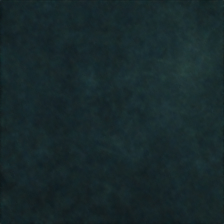
#> input picture results/images/AE/FNP-50/Bad/1694432053801.denoised.jpeg, 224 x 224 px, given in place of 1693908880620.jpeg, which was not available
$ python metrics.py   (older library calls are emulated)
#> lines starting #> are read from the running program, lines starting #| are printed output that depends on the picture; pictures that were not available may be replaced by others from this repository, and a replacement may not be noted
#> (reads results/csv/results_classification-AE-FNP-50-short.csv from the repository)
# -*- coding: utf-8 -*-
"""
@Time : 2023/09/24 19:28
@Auth : Dr. Cesar Guzman
"""
import os
import cv2
import pandas as pd
import matplotlib.pyplot as plt
from skimage import io, img_as_ubyte
from skimage.metrics import *
from skimage import measure
import numpy as np


def compare_images(original_path, denoised_path):
    # Load the original and denoised images
    original_image = cv2.imread(original_path)
#> original_image is the input picture: shape (224, 224, 3); mean B, G, R 43.1, 40.7, 23.9
    denoised_image = cv2.imread(denoised_path)
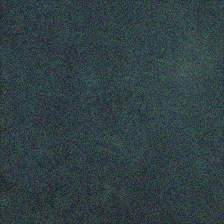
#> input picture results/images/AE/FNP-50/Bad/1694432053801.original.noised.jpeg, 224 x 224 px, given in place of 1693908880620.denoised.jpeg, which was not available
#> denoised_image is the input picture: shape (224, 224, 3); mean B, G, R 67.7, 63.9, 48.3

    # Resize the images to 224x224
    original_image = cv2.resize(original_image, (224, 224))
    denoised_image = cv2.resize(denoised_image, (224, 224))

    # Calculate the metrics
    psnr = peak_signal_noise_ratio(original_image, denoised_image)
#> psnr = 19.24
    ssim = structural_similarity(original_image, denoised_image, multichannel=True, data_range=255, win_size=3)
#> ssim = 0.243
    mse = mean_squared_error(original_image, denoised_image)
#> mse = 774.1
    return psnr, ssim, mse

def generate_comparison_plots(csv_file, csv_output_file, original_folder, denoised_folder, output_folder):

    # Read the CSV file
    df = pd.read_csv(csv_file)

    # Create the output folder if it doesn't exist
    os.makedirs(output_folder, exist_ok=True)

    # Lists to store the calculated metrics
    psnr_list = []
    ssim_list = []
    mse_list = []

    # Iterate over the rows in the CSV file
    for index, row in df.iterrows():
        timestamp = row['timestamp']
        denoised_label = row['label_denoised']

        # Construct the paths for the original and denoised images
        original_path = os.path.join(original_folder, f"{denoised_label}/{timestamp}.jpeg")
        denoised_path = os.path.join(denoised_folder, f"{denoised_label}/{timestamp}.denoised.jpeg")

        # Compare the images and calculate the metrics
        psnr, ssim, mse = compare_images(original_path, denoised_path)
#> psnr = 19.24; ssim = 0.243; mse = 774.1

        # Append the metrics to the respective lists
        psnr_list.append(psnr)
        ssim_list.append(ssim)
        mse_list.append(mse)

        # Generate the side-by-side histogram comparison plot

        # Load the images using OpenCV
        original_image = cv2.imread(original_path, cv2.IMREAD_GRAYSCALE)
#> original_image: shape (224, 224); min 20, max 58, mean 36
        denoised_image = cv2.imread(denoised_path, cv2.IMREAD_GRAYSCALE)
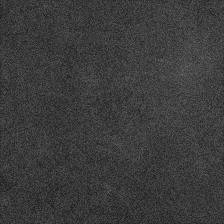
#> denoised_image: shape (224, 224); min 27, max 98, mean 59.7

        # Resize the images to 224x224
        original_image = cv2.resize(original_image, (224, 224))
        denoised_image = cv2.resize(denoised_image, (224, 224))

        # If the images are in color, convert them to grayscale
        #original_image = cv2.cvtColor(original_image, cv2.COLOR_BGR2GRAY)
        #denoised_image = cv2.cvtColor(denoised_image, cv2.COLOR_BGR2GRAY)

        # Compute histograms
        hist1 = cv2.calcHist([original_image], [0], None, [256], [0, 256])
#> hist1 = 256 values, max 5460 at index 35, min 0 at index 0, mean 196
        hist2 = cv2.calcHist([denoised_image], [0], None, [256], [0, 256])
#> hist2 = 256 values, max 1707 at index 63, min 0 at index 0, mean 196

        # Normalize histograms for better visualization
        hist1 /= hist1.sum()
#> hist1 = 256 values, max 0.109 at index 35, min 0 at index 0, mean 0.00391
        hist2 /= hist2.sum()
#> hist2 = 256 values, max 0.034 at index 63, min 0 at index 0, mean 0.00391

        # Plot
        fig, ax = plt.subplots(1, 2, figsize=(10, 5))

        # Plot image1 histogram
        ax[0].plot(hist1, color='black')
        ax[0].set_title('Original')
        ax[0].set_xlim([0, 256])
        ax[0].set_xlabel('Pixel Value')
        ax[0].set_ylabel('Normalized Count')

        # Plot image2 histogram
        ax[1].plot(hist2, color='black')
        ax[1].set_title('Denoised')
        ax[1].set_xlim([0, 256])
        ax[1].set_xlabel('Pixel Value')
        ax[1].set_ylabel('Normalized Count')

        plt.tight_layout()
        # plt.suptitle(f"Image Comparison - Label: Original\nPSNR: {psnr:.2f}, SSIM: {ssim:.2f}, MSE: {mse:.2f}")
        # plt.show()
        # Save the plot to the output folder
        output_path = os.path.join(output_folder, f"{timestamp}.png")
        plt.savefig(output_path)
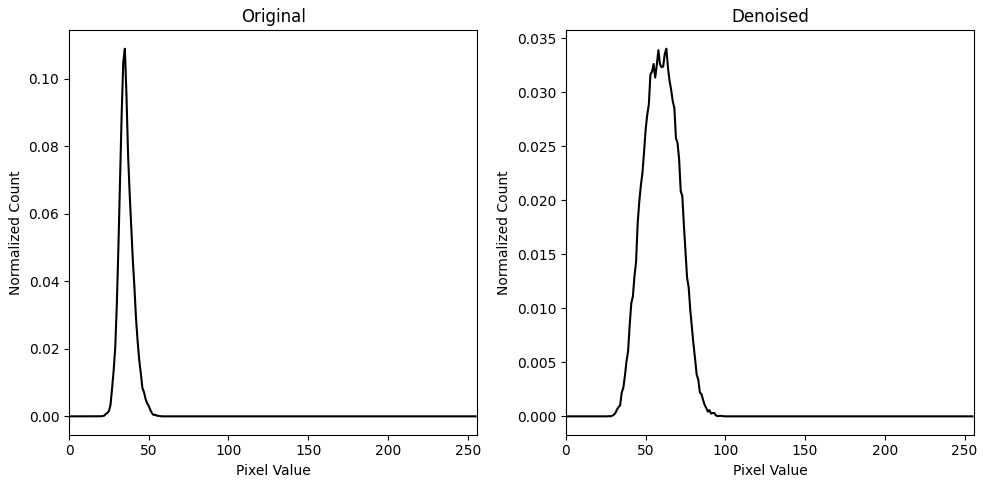
#> figure drawn by matplotlib, 2 panels; panel 1: curve peaks at x = 35, y = 0.109; panel 2: curve peaks at x = 63, y = 0.034
        plt.close()

        print(f"Comparison plot saved: {output_path}")

    # Add the metrics to the DataFrame
    df['PSNR'] = psnr_list
    df['SSIM'] = ssim_list
    df['MSE'] = mse_list

    # Save the new CSV file with the metrics
    df.to_csv(csv_output_file, index=False)

    print(f"Metrics CSV file saved: {csv_output_file}")


    # Plotting the metrics
    plt.plot(psnr_list, label='PSNR')
    plt.plot(ssim_list, label='SSIM')
    plt.plot(mse_list, label='MSE')

    # Adding labels and title
    plt.xlabel('Image Index')
    plt.ylabel('Metric Value')
    plt.title('Comparison of PSNR, SSIM, and MSE')

    # Adding a legend
    plt.legend()

    # Save the plot to the output folder
    output_path = "results_classification-AE-FNP-50-metrics.png"
    plt.savefig(output_path)


    # Plotting in log scale
    plt.close()

    # Creating an array of x-axis values
    x_values = np.arange(len(psnr_list))

    # Plotting the metrics with a logarithmic y-axis
    plt.semilogy(x_values, psnr_list, label='PSNR')
    plt.semilogy(x_values, ssim_list, label='SSIM')
    plt.semilogy(x_values, mse_list, label='MSE')

    # Adding labels and title
    plt.xlabel('Image Index')
    plt.ylabel('Metric Value (log scale)')
    plt.title('Comparison of PSNR, SSIM, and MSE')

    # Adding a legend
    plt.legend()

    # Save the plot to the output folder
    output_path = "results_classification-AE-FNP-50-metrics-log-scale.png"
    plt.savefig(output_path)


# Example usage
csv_file = "results_classification-AE-FNP-50-short.csv"
csv_output_file = "results_classification-AE-FNP-50-metrics.csv"
original_folder = "../images/AE/FNP-50/"
denoised_folder = "../images/AE/FNP-50/"
output_folder = "../images/AE/FNP-50/histogram_original-vs-denoised/"

#> (the run stopped early here; a loop or call above may not have finished)
